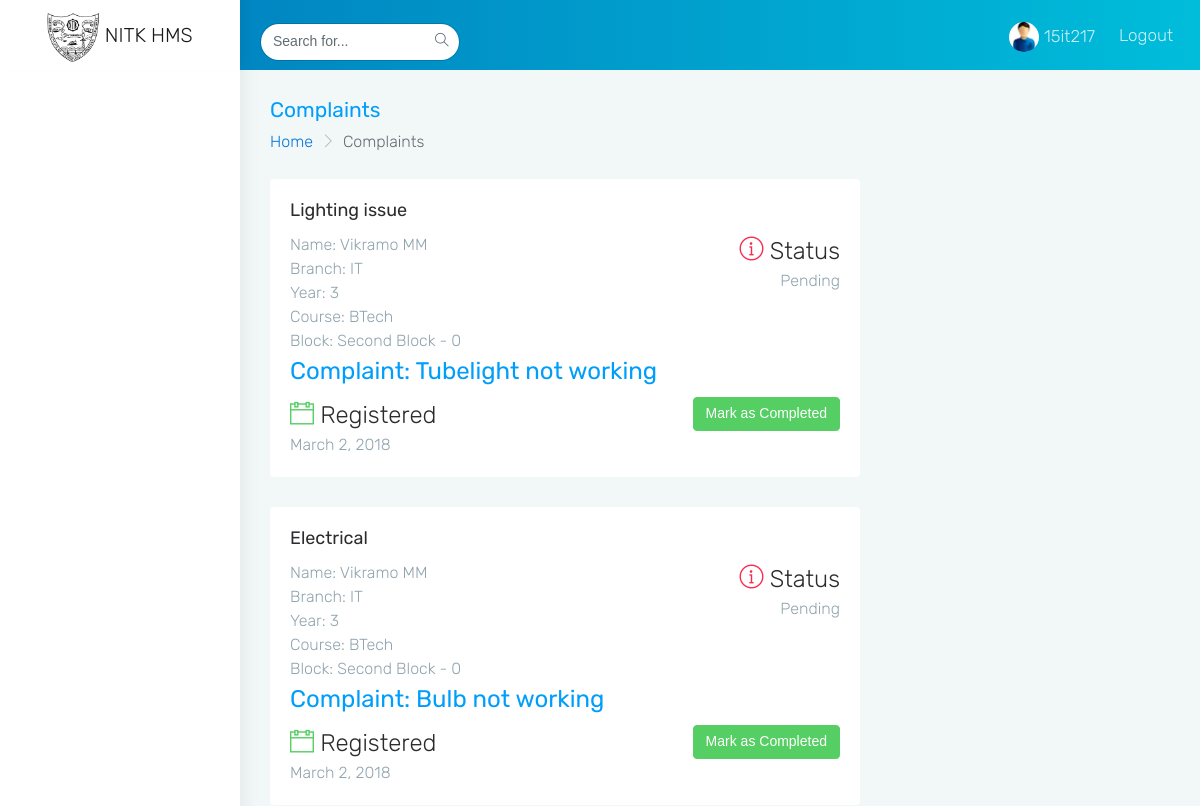
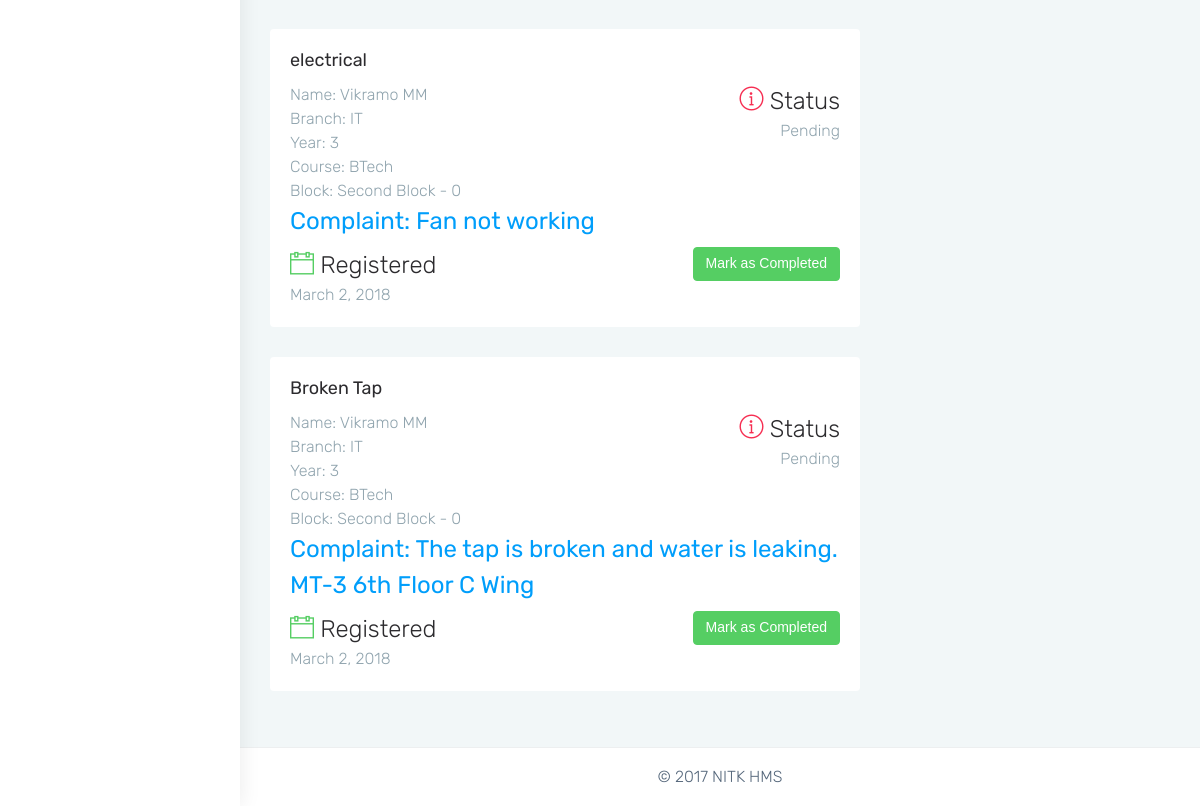
The app's page /hms/all_complaints/ (signed in), older data (2 pictures, top to bottom).
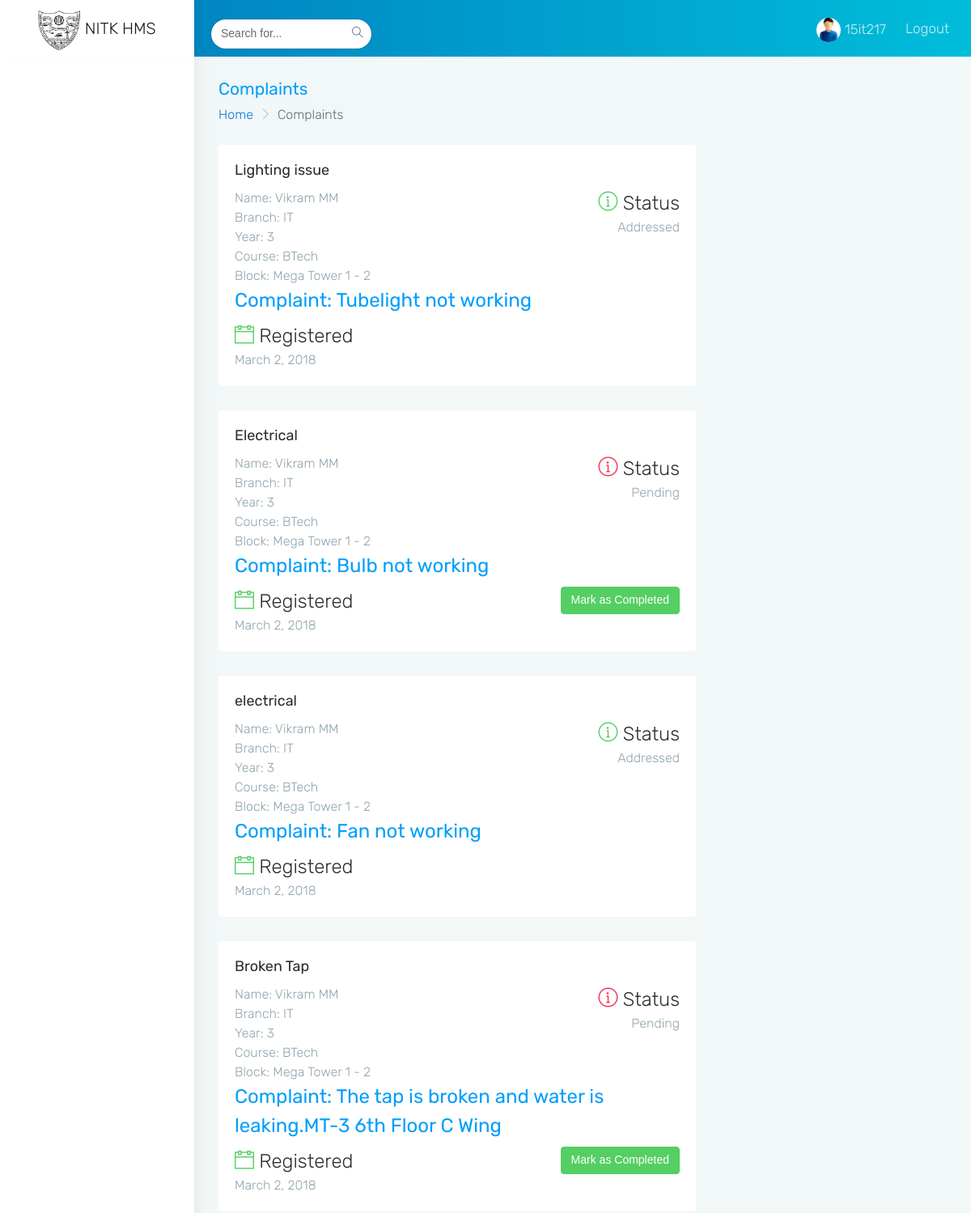
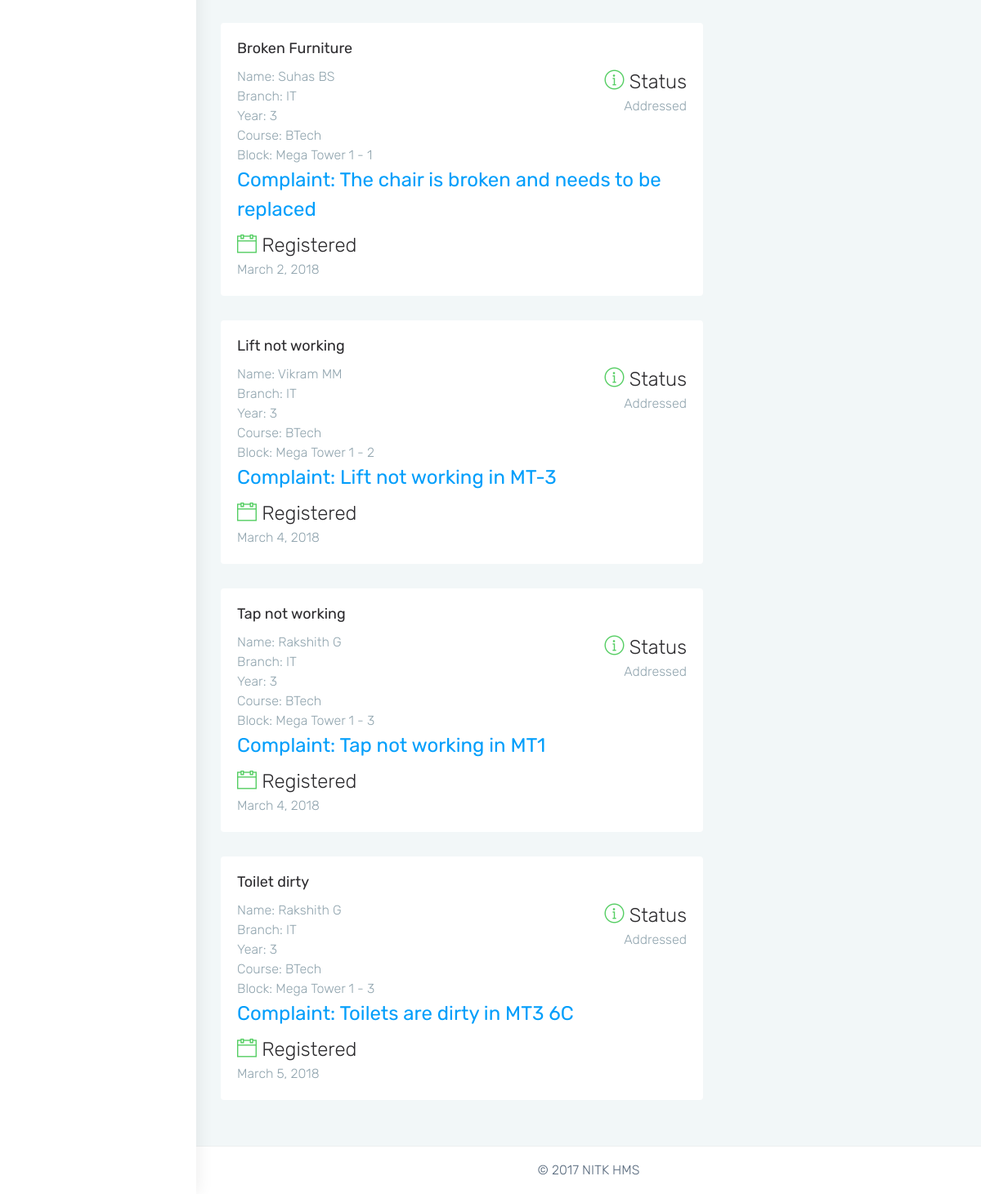
The same page, newer data (2 pictures, top to bottom).
### HMSApp/models.py (models this page shows, shortened)
class Complaint(models.Model):
	subject = models.CharField(max_length=255)
	complaint = models.TextField()
	status = models.CharField(max_length=50)
	student = models.ForeignKey(Student, on_delete=models.CASCADE)
	date = models.DateTimeField(auto_now_add=True, null=True)

class Student(models.Model):
	COURSE_CHOICES = (
    ('BTech', 'BTech'),
    ('MTech', 'MTech'),
    ('PhD', 'PhD'),
	)
	user = models.OneToOneField(User, models.CASCADE)
	reg_no = models.CharField(max_length=10, blank=True)
	branch = models.CharField(max_length=20,blank=True)
	first_name = models.CharField(max_length=50,blank=True)
	last_name = models.CharField(max_length=50,blank=True)
	course = models.CharField(max_length=10,blank=True, choices=COURSE_CHOICES)
	year = models.IntegerField(blank=True, null=True)

class RoomAllotment(models.Model):
	student = models.ForeignKey(Student, on_delete=models.CASCADE)
	preferred_block = models.ForeignKey(HostelBlock, on_delete=models.CASCADE, related_name='preference')
	allotted_block = models.ForeignKey(HostelBlock, on_delete=models.CASCADE, related_name='allotted', null=True)
	status = models.CharField(max_length=50)
	room_no = models.IntegerField(null=True)
	date = models.DateTimeField(auto_now_add=True, null=True)

class HostelBlock(models.Model):
	block_name = models.CharField(max_length=50)
	occupancy = models.IntegerField()
	total_rooms = models.IntegerField()
	allotted_rooms = models.IntegerField()
	def __str__(self):
		return self.block_name

### HMSApp/views.py (the view)
# urls.py: url(r'^all_complaints/(?P<req_id>\d+)/$$', login_required(views.AllComplaintsView.as_view()), name='all_complaints'),
class AllComplaintsView(View):
	def get(self, request):
		all_complaints = Complaint.objects.all()
		return render(request, 'HMSApp/all_complaints.html', {'all_complaints':all_complaints})
	def post(self, request, **kwargs):
		obj = Complaint.objects.get(pk=int(kwargs['req_id']))
		obj.status = "Addressed"
		obj.save()
		return redirect("/hms/all_complaints/")

### HMSApp/templates/HMSApp/all_complaints.html (shortened to what this page needs)
{% extends 'HMSApp/index.html' %}
{% block dashboard %}
	<div class="row page-titles">
	    <div class="col-md-6 col-8 align-self-center">
	        <h3 class="text-themecolor m-b-0 m-t-0">Complaints</h3>
	        <ol class="breadcrumb">
	            <li class="breadcrumb-item"><a href="javascript:void(0)">Home</a></li>
	            <li class="breadcrumb-item active">Complaints</li>
	        </ol>
	    </div>
	</div>
	<div class="row">
                    <div class="col-sm-8">
                    {% for cmp in all_complaints %}
                     <div class="row">
                      <div class="col-sm">
                        <div class="card" >
                            <div class="card-block">
                                <h4 class="card-title">{{ cmp.subject }}</h4>
                                <div>
                                <div class="text-left" style="display: inline-block;">
                                    <span class="text-muted">Name: {{cmp.student.first_name}}</span>
                                    <span class="text-muted">{{cmp.student.last_name}}</span>
                                    <br>
                                    <span class="text-muted">Branch: {{cmp.student.branch}}</span>
                                    <br>
                                    <span class="text-muted">Year: {{cmp.student.year}}</span>
                                    <br>
                                    <span class="text-muted">Course: {{cmp.student.course}}</span>
                                    <br>
                                    <span class="text-muted">Block: {{ cmp.student.roomallotment_set.all.first.allotted_block }}
                                     - {{ cmp.student.roomallotment_set.all.first.room_no }}
                                    </span>
                                </div>
                                <div class="text-right" style='display: inline-block; float: right'>
                                    <h2 class="font-light m-b-0"><i class="ti-info-alt text-{%  if cmp.status == 'Pending' %}danger{% else %}success{% endif %}"></i> Status</h2>
                                    <span class="text-muted">{{cmp.status}}</span>
                                </div>
                                </div>
                                <div class="text-left">
                                <h2><span class="text-themecolor">Complaint: {{cmp.complaint}}</span></h2>
                                </div>
                                <div>
                                 <div class="text-left" style='display: inline-block'>
                                    <h2 class="font-light m-b-0"><i class="ti-calendar text-success"></i> Registered</h2>
                                    <span class="text-muted">{{cmp.date.date}}</span>
                                </div>
                                <div class="text-right" style='display: inline-block; float: right'>
                                   <form method="POST" action="/hms/all_complaints/{{ cmp.pk }}/">
                                    <div class='text-right'>
                                        {% if cmp.status == 'Pending' %}
                                        <input type='submit' value="Mark as Completed" class='btn btn-success'>
                                        {% endif %}
                                    </div>
                                </form>
                                </div>
                            </div>
                        </div>
                        </div>
                     </div>
                     </div>
                     {% endfor %}
                    </div>
                </div>
{% endblock %}

### HMSApp/templates/HMSApp/index.html (shortened to what this page needs)
{% extends 'HMSApp/base.html' %}
{% load static %}
{% block content %}
<head>
    <link href="{% static 'HMSApp/' %}assets/plugins/bootstrap/css/bootstrap.min.css" rel="stylesheet">
    <link href="{% static 'HMSApp/' %}css/style.css" rel="stylesheet">
    <link href="{% static 'HMSApp/' %}css/colors/blue.css" id="theme" rel="stylesheet">
</head>
<body class="fix-header fix-sidebar card-no-border">
    <div id="main-wrapper">
        <header class="topbar">
            <nav class="navbar top-navbar navbar-toggleable-sm navbar-light">
                <div class="navbar-header">
                    <a class="navbar-brand" href="/hms">
                        <b>
                            <img src="{% static 'HMSApp/assets/images/nitk-logo.png' %} " class="dark-logo" height="50" />
                        </b>
                        <span>
                           NITK HMS
                        </span>
                    </a>
                </div>
                <div class="navbar-collapse">
                    <ul class="navbar-nav mr-auto mt-md-0 ">
                        <li class="nav-item hidden-sm-down">
                            <form class="app-search p-l-20">
                                <input type="text" class="form-control" placeholder="Search for..."> <a class="srh-btn"><i class="ti-search"></i></a>
                            </form>
                        </li>
                    </ul>
                    <ul class="navbar-nav my-lg-0">
                        <li class="nav-item dropdown">
                            <a class="nav-link dropdown-toggle text-muted waves-effect waves-dark" href="/hms/profile/" data-toggle="dropdown" aria-haspopup="true" aria-expanded="false"><img src="{% static 'HMSApp/'%}assets/images/users/user.jpg" alt="user" class="profile-pic m-r-5" />{{ request.user.username }}</a>
                        </li>
                        <li class="nav-item">
                            <a class="nav-link" href="/logout">Logout</a>
                        </li>
                    </ul>
                </div>
            </nav>
        </header>
        <aside class="left-sidebar">
            <div class="scroll-sidebar">
            </div>
        </aside>
        <div class="page-wrapper">
            <div class="container-fluid">
                {% block dashboard %}
                                {% endblock %}
            </div>
            <footer class="footer text-center">
                © 2017 NITK HMS
            </footer>
        </div>
    </div>
</body>
{% endblock %}

### HMSApp/templates/HMSApp/base.html (shortened to what this page needs)
{% load staticfiles %}
<!DOCTYPE html>
<html>
<head>
	<link rel="stylesheet" href="https://maxcdn.bootstrapcdn.com/bootstrap/4.0.0-beta.2/css/bootstrap.min.css">
	 <link href="https://maxcdn.bootstrapcdn.com/font-awesome/4.7.0/css/font-awesome.min.css" rel="stylesheet">
</head>
{% block content %}
    {% endblock %}
</html>

### HMSApp/static/HMSApp/css/colors/blue.css (style rules this page uses)
.topbar { background: #009efb; background: -moz-linear-gradient(left, #0178bc 0%, #00bdda 100%); background: -webkit-linear-gradient(left, #0178bc 0%, #00bdda 100%); background: linear-gradient(to right, #0178bc 0%, #00bdda 100%); }
.topbar .navbar-header { background: #ffffff; box-shadow: 4px -4px 10px rgba(0, 0, 0, 0.05); }
.topbar .navbar-light .navbar-nav .nav-item > a.nav-link { color: rgba(255, 255, 255, 0.8) !important; }
.text-themecolor { color: #009efb !important; }

Row changes from the older to the newer data that the page shows:
changed Complaint "Tubelight not working": student.first_name "Vikramo" → "Vikram"; student.roomallotment_set.all.first.allotted_block "Second Block" → "Mega Tower 1"; student.roomallotment_set.all.first.room_no "0" → "2"; status "Pending" → "Addressed"; value "Mark as Completed" → (not shown)
changed through a linked row, Complaint "Bulb not working": student.first_name "Vikramo" → "Vikram"; student.roomallotment_set.all.first.allotted_block "Second Block" → "Mega Tower 1"; student.roomallotment_set.all.first.room_no "0" → "2"
changed Complaint "Fan not working": student.first_name "Vikramo" → "Vikram"; student.roomallotment_set.all.first.allotted_block "Second Block" → "Mega Tower 1"; student.roomallotment_set.all.first.room_no "0" → "2"; status "Pending" → "Addressed"; value "Mark as Completed" → (not shown)
changed Complaint "Broken Tap": student.first_name "Vikramo" → "Vikram"; student.roomallotment_set.all.first.allotted_block "Second Block" → "Mega Tower 1"; student.roomallotment_set.all.first.room_no "0" → "2"; complaint "The tap is broken and water is leaking. MT-3 6th Floor C Wing" → "The tap is broken and water is leaking.MT-3 6th Floor C Wing"
added Complaint: subject "Broken Furniture", student.first_name "Suhas", student.last_name "BS", student.branch "IT", student.year "3", student.course "BTech", student.roomallotment_set.all.first.allotted_block "Mega Tower 1", student.roomallotment_set.all.first.room_no "1", status "Addressed", complaint "The chair is broken and needs to be replaced", date "March 2, 2018"
added Complaint: subject "Lift not working", student.first_name "Vikram", student.last_name "MM", student.branch "IT", student.year "3", student.course "BTech", student.roomallotment_set.all.first.allotted_block "Mega Tower 1", student.roomallotment_set.all.first.room_no "2", status "Addressed", complaint "Lift not working in MT-3", date "March 4, 2018"
added Complaint: subject "Tap not working", student.first_name "Rakshith", student.last_name "G", student.branch "IT", student.year "3", student.course "BTech", student.roomallotment_set.all.first.allotted_block "Mega Tower 1", student.roomallotment_set.all.first.room_no "3", status "Addressed", complaint "Tap not working in MT1", date "March 4, 2018"
added Complaint: subject "Toilet dirty", student.first_name "Rakshith", student.last_name "G", student.branch "IT", student.year "3", student.course "BTech", student.roomallotment_set.all.first.allotted_block "Mega Tower 1", student.roomallotment_set.all.first.room_no "3", status "Addressed", complaint "Toilets are dirty in MT3 6C", date "March 5, 2018"
